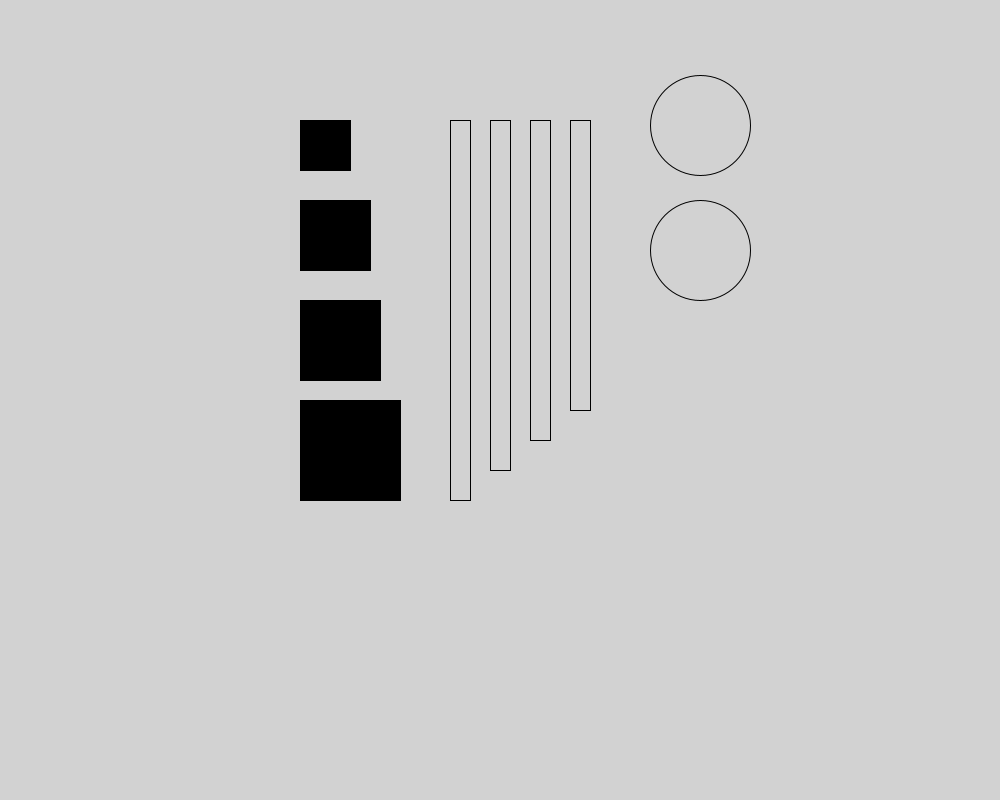
Frame 1 (no input)
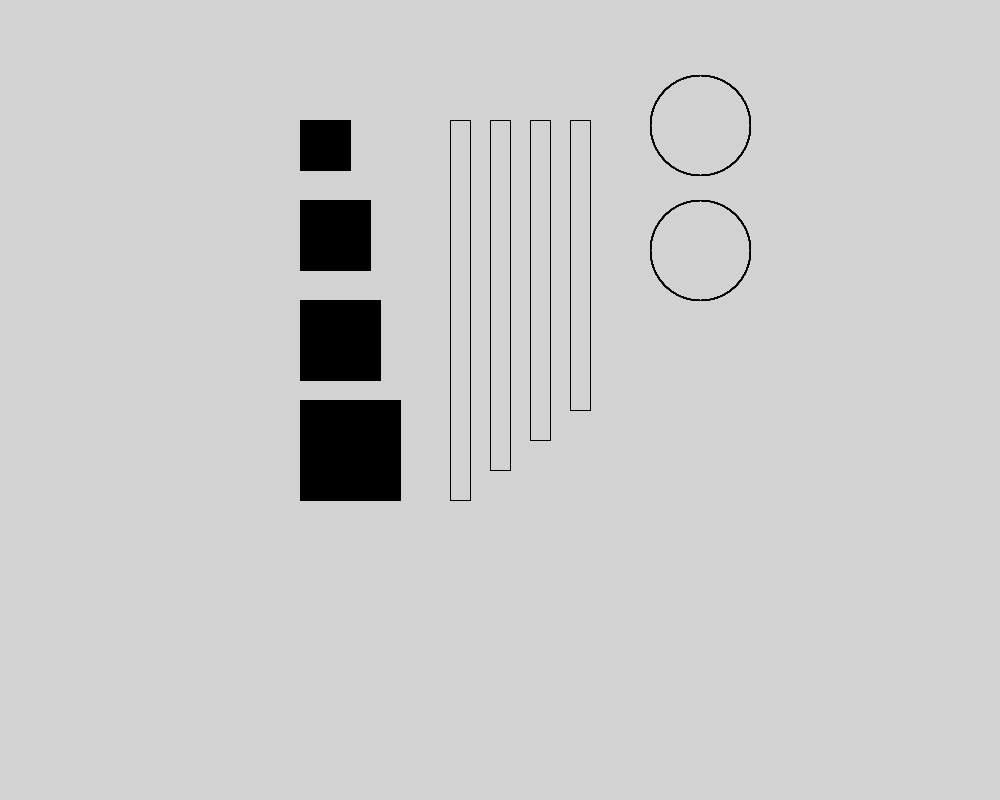
Frame 60 (the mouse pressed at the canvas centre just before this capture)
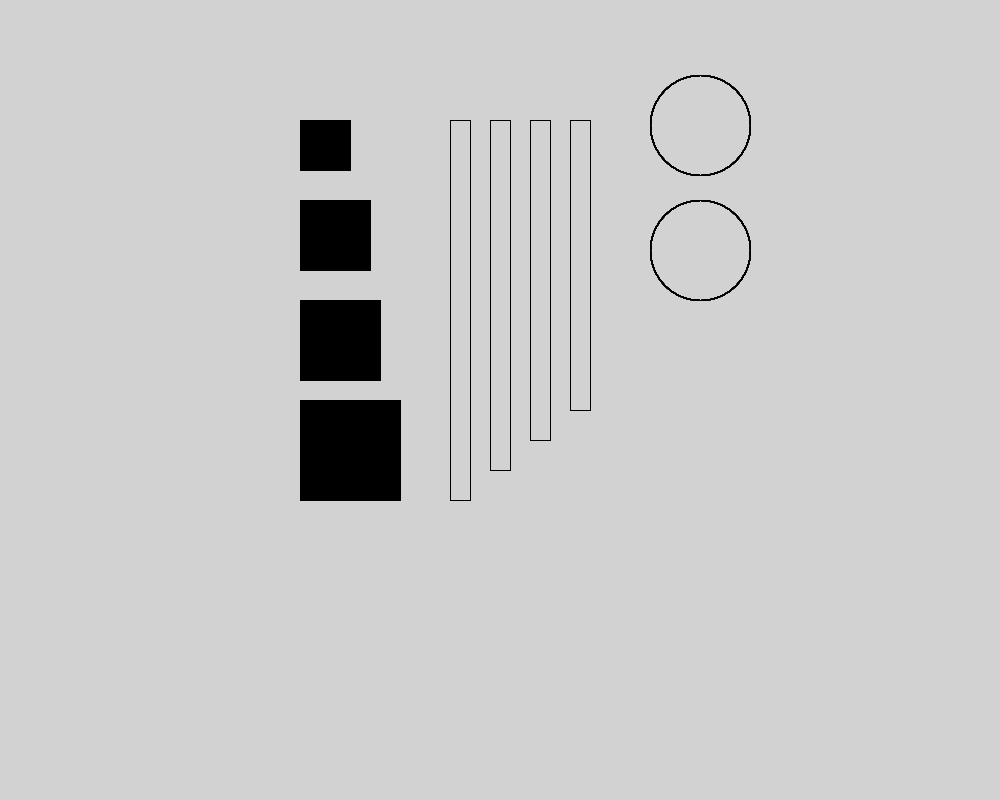
Frame 120 (the mouse held since frame 60 and released just before this capture)

The Processing sketch that drew these frames (run headless with seeded random() and noise(); from frame 60 on, the mouse is pressed at the canvas centre):

// Processing sketch: sketch_26
// ── sketch_26.pde
void setup(){
  size(1000, 800);
  background(210);
}

void draw(){
  
  noFill();
  stroke(0);
  strokeWeight(1);
  ellipse(width/2 + 200, height/2 - 150, 100, 100);
  ellipse(width/2 + 200, height/2 - 275, 100, 100);
  
  
  rect(width/2 - 50, height/2 - 280, 20, 380);
  rect(width/2 - 10, height/2 - 280, 20, 350);
  rect(width/2 + 30, height/2 - 280, 20, 320);
  rect(width/2 + 70, height/2 - 280, 20, 290);
  
  fill(0);
  rect(width/2 - 200, height/2, 100, 100);
  rect(width/2 - 200, height/2 - 100, 80, 80);
  rect(width/2 - 200, height/2 - 200, 70, 70);
  rect(width/2 - 200, height/2 - 280, 50, 50);
  
 
  
  
}
